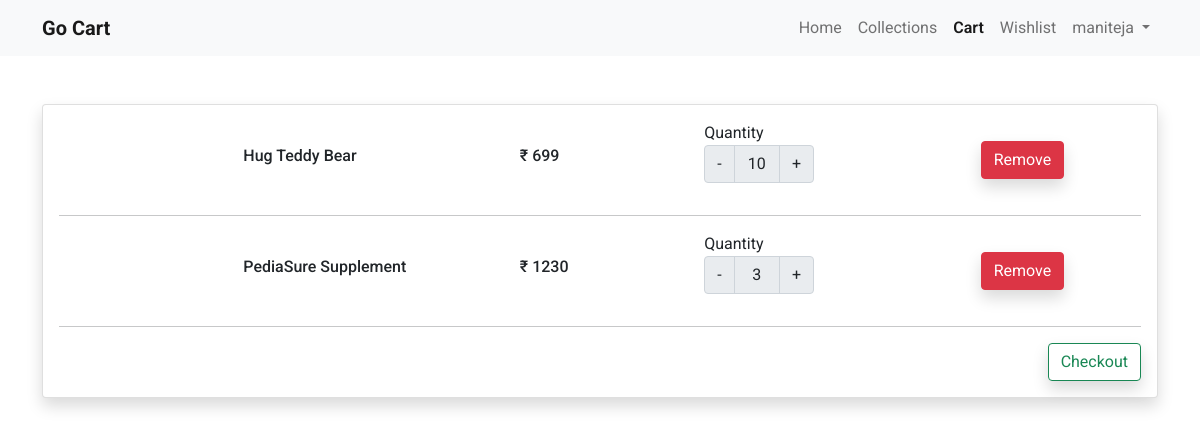
Before: /cart (signed in) with the older database file.
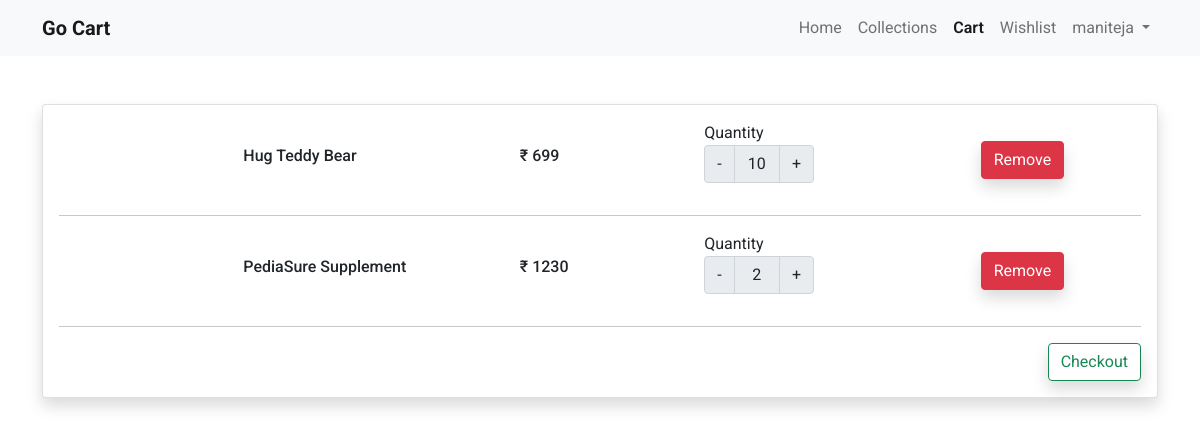
After: the same page with the newer database file.
### store/models.py (models this page shows, shortened)
class Cart(models.Model):
    user=models.ForeignKey(User, on_delete=models.CASCADE)
    product=models.ForeignKey(Products, on_delete=models.CASCADE)
    product_qty=models.IntegerField(null=False,blank=False)
    created_at=models.DateTimeField(auto_now_add=True)

class Products(models.Model):
    category=models.ForeignKey(Categories, on_delete=models.CASCADE)
    slug=models.CharField(max_length=150,null=False,blank=False)
    name=models.CharField(max_length=150,null=False,blank=False)
    product_image=models.ImageField(upload_to=get_file_path,null=True,blank=True)
    small_description=models.TextField(max_length=1000,null=False,blank=False)
    quantity=models.IntegerField(null=False,blank=False)
    description=models.TextField(null=True,blank=True)
    selling_price=models.FloatField(null=False,blank=False)
    status=models.BooleanField(default=False,help_text="0=default, 1=Hidden")
    trending=models.BooleanField(default=False,help_text="0=default, 1=Trending")
    tag=models.CharField(max_length=150,null=True,blank=True)
    created_at=models.DateTimeField(auto_now_add=True)

### store/controller/cart.py (the view)
# urls.py: path('cart',cart.viewcart,name='viewcart'),
def viewcart(request):
    if request.user.is_authenticated:
        cart=Cart.objects.filter(user=request.user)
        context={
            'cart':cart,
        }
        return render(request,"store/cart.html",context)
    else:
        messages.error(request,"Please login to view your cart")
        return HttpResponseRedirect(reverse('loginpage'))

### store/templates/store/cart.html (shortened to what this page needs)
{% extends 'store/layouts/main.html' %}
{% block content %}
    <div class="py-5">
        <div class="container">
            <div class="row">
                <div class="col-12">
                    <div class="card shadow">
                        <div class="card-body" id="cartdata">
                            {% if cart %}
                                {% for item in cart %}
                                    <div class="row product_data align-items-center">
                                        <div class="col-3 col-md-2">
                                        </div>
                                        <div class="col-6 col-md-3">
                                            <h6>{{item.product.name}}</h6>
                                        </div>
                                        <div class="col-3 col-md-2">
                                            <h6>&#8377 {{item.product.selling_price| stringformat:'d'}}</h6>
                                        </div>
                                        <div class="col-6 col-md-3">
                                            {% if item.product.quantity >= item.product_qty %}
                                                <label for="Quantity">Quantity</label>
                                                <div class="input-group text-center mb-3" style="width: 110px;">
                                                    <button class="input-group-text changeQuantity decrement-btn">-</button>
                                                    <input type="text" name="quantity"  class="form-control qty-input text-center" disabled value="{{item.product_qty}}">
                                                    <button class="input-group-text changeQuantity increment-btn">+</button>
                                                </div>
                                            {% else %}
                                                <h6>Out of stock</h6>
                                            {% endif %}
                                        </div>
                                        <div class="col-6 col-md-2">
                                            <button class="btn btn-danger delete-cart-item">Remove</i></button>
                                        </div>
                                    </div>
                                    <hr>
                                {% endfor %}
                                <a href="{% url 'checkout' %}" class="btn btn-outline-success float-end">Checkout</a>
                            {% else %}
                                <h4 class="text-center">Your cart is empty</h4>
                            {% endif %}
                </div>
            </div>
        </div>
    </div>
{% endblock content %}

Changed rows visible on the page:
changed Cart "PediaSure Supplement": quantity "3" → "2"
